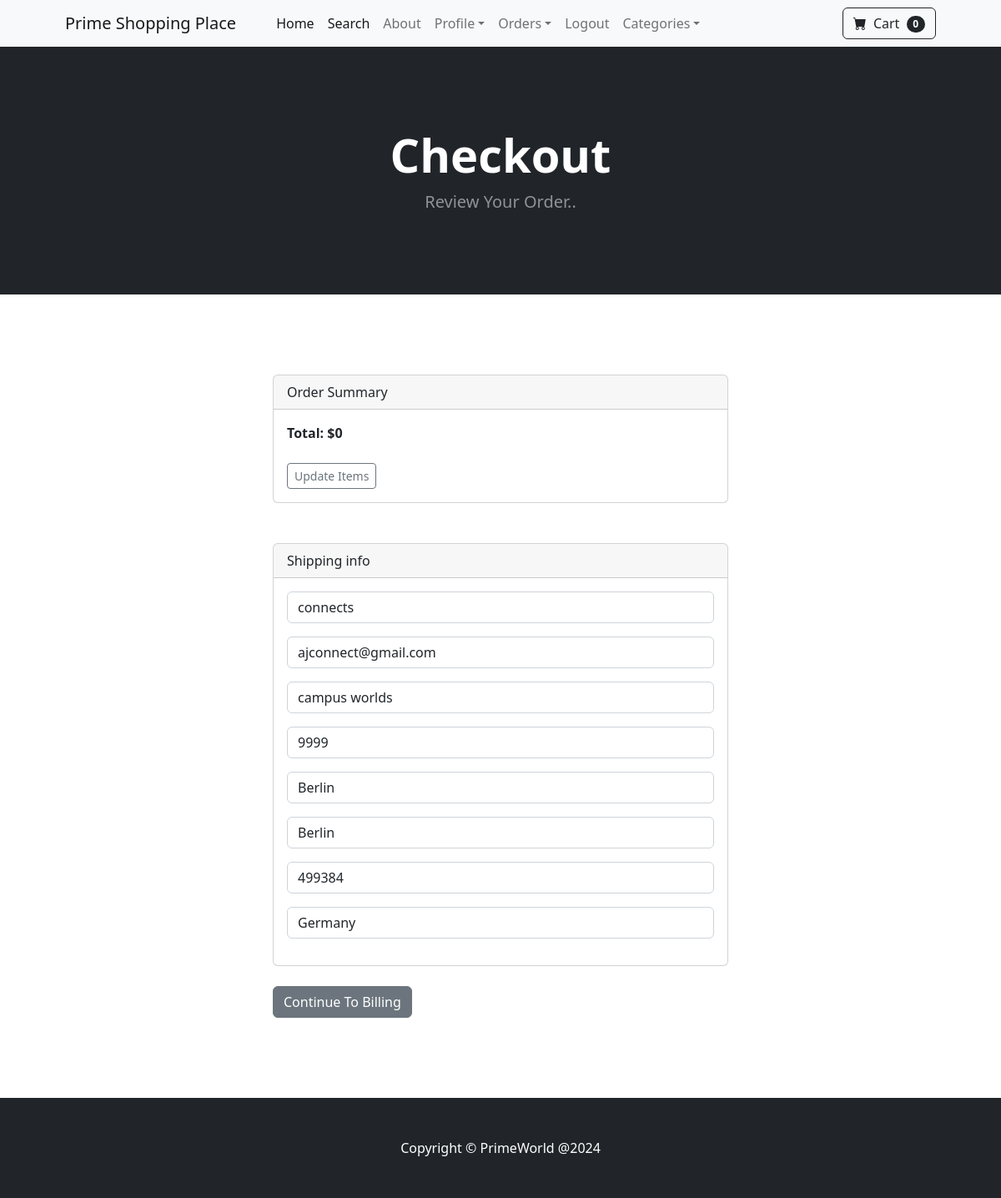
/payment/checkout/ (signed in), run on the app's committed database.
### payment/models.py (models this page shows, shortened)
class ShippingAddress(models.Model):
    user = models.ForeignKey(User, on_delete=models.CASCADE, null=True, blank=True)
    shipping_full_name = models.CharField(max_length=255)
    shipping_email = models.CharField(max_length=255)
    shipping_address1 = models.CharField(max_length=255)
    shipping_address2 = models.CharField(max_length=255, null=True, blank=True)
    shipping_city = models.CharField(max_length=255)
    shipping_state = models.CharField(max_length=255, null=True, blank=True)
    shipping_zipcode = models.CharField(max_length=255, null=True, blank=True)
    shipping_country = models.CharField(max_length=255)
    class Meta:
        verbose_name_plural = "Shipping Address"

### payment/views.py (the view)
# urls.py: path("checkout/", views.checkout, name='checkout'),
def checkout(request):
    cart = Cart(request)
    cart_products = cart.get_prods
    quantities = cart.get_quants
    totals = cart.cart_total()
    if request.user.is_authenticated:
        shipping_user = ShippingAddress.objects.get(user__id=request.user.id)
        shipping_form = ShippingForm(request.POST or None, instance=shipping_user)
        return render(request, "payment/checkout.html", {"cart_products":cart_products, "quantities":quantities, "totals":totals, "shipping_form":shipping_form})
    else:
        shipping_form = ShippingForm(request.POST or None,)
        return render(request, "payment/checkout.html", {"cart_products":cart_products, "quantities":quantities, "totals":totals, "shipping_form":shipping_form})

### cart/cart.py (called while the page is built, shortened)
    def cart_total(self):
        product_ids = self.cart.keys()
        products = Product.objects.filter(id__in=product_ids)
        quantities = self.cart
        total = 0
        return total

    def __len__(self):
        return len(self.cart)

    def get_prods(self):
        product_ids = self.cart.keys()
        products = Product.objects.filter(id__in=product_ids)
        return products

### cart/context_processors.py (called while the page is built)
def cart(request):
    return {'cart': Cart(request)}

### payment/templates/payment/checkout.html (shortened to what this page needs)
{% extends 'base.html' %}
{% block content %}
        <header class="bg-dark py-5">
            <div class="container px-4 px-lg-5 my-5">
                <div class="text-center text-white">
                    <h1 class="display-4 fw-bolder">Checkout</h1>
                    <p class="lead fw-normal text-white-50 mb-0">Review Your Order..</p>
                </div>
            </div>
        </header>
        <br><br>
        <br><br>
        <div class="container">
            <div class="row">
                <div class="col-md-6 offset-md-3">
                    <div class="card">
                        <div class="card-header">
                          Order Summary
                        </div>
                        <div class="card-body">
                        <strong>Total: ${{ totals }}</strong>
                        <br><br>
                        <a href="{% url 'cart_summary' %}" class="btn btn-sm btn-outline-secondary">Update Items</a>
                        </div>
                      </div>
                      <br><br>
                <div class="card">
                    <div class="card-header">
                      Shipping info
                    </div>
                    <div class="card-body">
                    <form method="POST" action="{% url 'billing_info' %}">
                     {{ shipping_form.as_p }}
                    </div>
                  </div>
                  <br>
                  <button type="submit" class="btn btn-secondary">Continue To Billing
                </button>
                  <br>
                </div>
            </div>
        </div>
        <br><br>
        <br><br>
{% endblock %}

### data on the page
ShippingAddress: shipping_full_name "connects", shipping_email "ajconnect@gmail.com", shipping_address1 "campus worlds", shipping_address2 "9999", shipping_city "Berlin", shipping_state "Berlin", shipping_zipcode "499384", shipping_country "Germany"

### other printed values
{{ cart|length }} "0"
{{ totals }} "0"
